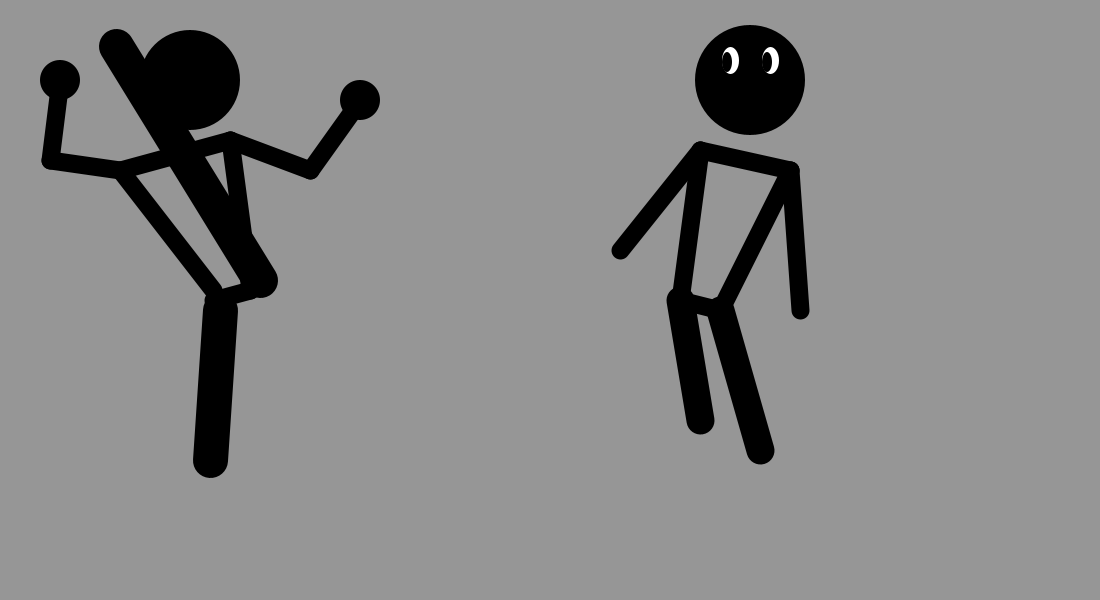
Frame 1 (no input)
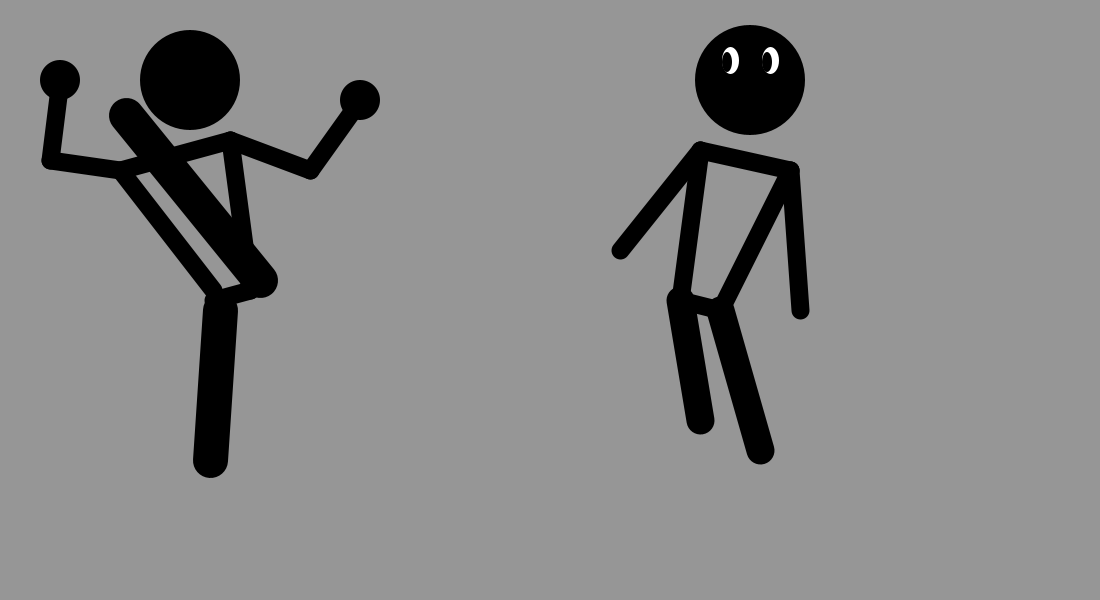
Frame 60 (the mouse pressed at the canvas centre just before this capture)
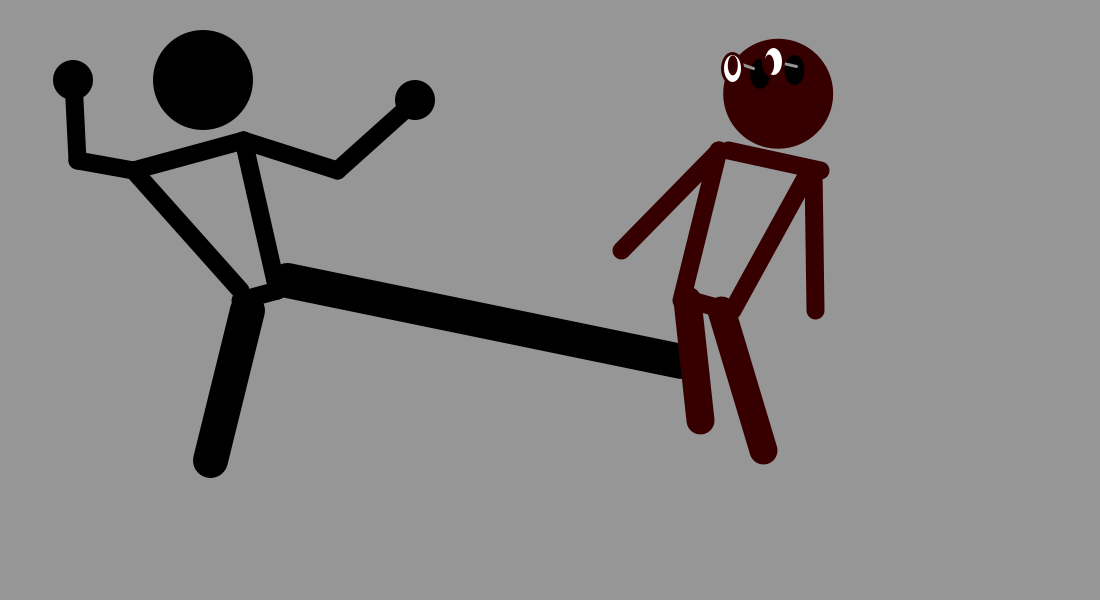
Frame 120 (the mouse held since frame 60 and released just before this capture)

The Processing sketch that drew these frames (run headless with seeded random() and noise(); from frame 60 on, the mouse is pressed at the canvas centre):

// Processing sketch: processing_71416
// ── processing_71416.pde


void setup(){
  size(1100,600);
  smooth();
   //background(255);
   frameRate( 50);
}

void draw(){
  background(150);  
  stroke(0);
  strokeWeight( 35);
   line(mouseX/20+260,280,mouseX+ random(180),mouseY + random(180));
   
   stroke(0);
  strokeWeight( 18);
   line(mouseX/20+250,290,mouseX/40+230,140);
   
   //111
   stroke(0);
  strokeWeight( 18);
   line(mouseX/20+213,290,mouseX/40+120,170);
   
   
   stroke(0);
  strokeWeight( 18);
   line(mouseX/40+230,140,mouseX/40+120,170);
   //feet
   stroke(0);
  strokeWeight( 35);
   line(mouseX/20+220,310,210,460);
   
   stroke(0);
  strokeWeight( 18);
   line(mouseX/20+250,290,mouseX/20+213,300);
   
   //hands1
stroke(0);
strokeWeight( 18);
line(mouseX/40+120,170,mouseX/20+50,160);

stroke(0);
strokeWeight( 18);
line(mouseX/20+50,160,mouseX/40+60,80);

//hands2
   stroke(0);
  strokeWeight( 18);
   line(mouseX/40+230,140,mouseX/20+310,170);
   
  stroke(0);
  strokeWeight( 18);
   line(mouseX/20+310,170,mouseX/10+360,100);
   
  noStroke();
  fill(0);
  ellipseMode(CENTER);
  ellipse(mouseX/40+190,80,100,100);
  
  noStroke();
  fill(0);
  ellipseMode(CENTER);
  ellipse(mouseX/40+60,80,40,40);
  
  noStroke();
  fill(0);
  ellipseMode(CENTER);
  ellipse(mouseX/10+360,100,40,40);
  
//man2 , head
  noStroke();
  fill(mouseX/10,0,0);
  ellipseMode(CENTER);
  ellipse( 750 + random(mouseX/30) + mouseX/30,80 + random(mouseX/30),110,110);
//---
  stroke(mouseX/10,0,0);
  strokeWeight( 18);
  line(700 + random(mouseX/30) + mouseX/30,150,790 + random(mouseX/30) + mouseX/30,170);
  //  /
  stroke(mouseX/10,0,0);
  strokeWeight( 18);
  line(700 + random(mouseX/30) + mouseX/30,150,680 + random(mouseX/30),300);
  
  stroke(mouseX/10,0,0);
  strokeWeight( 18);
  line(700 + random(mouseX/30) + mouseX/30,150,620 + random(mouseX/30),250);
  
  //  /2
  stroke(mouseX/10,0,0);
  strokeWeight( 18);
  line(790 + random(mouseX/30) + mouseX/30,170,720 + random(mouseX/30),310);
  
  stroke(mouseX/10,0,0);
  strokeWeight( 18);
  line(790 + random(mouseX/30) + mouseX/30,170,800 + random(mouseX/30),310);
// ---down
  stroke(mouseX/10,0,0);
  strokeWeight( 18);
  line(680 + random(mouseX/30),300,720 + random(mouseX/30),310);
  
  stroke(mouseX/10,0,0);
  strokeWeight( 28);
  line(680 + random(mouseX/30),300,700 + random(mouseX/30),420);
  
  stroke(mouseX/10,0,0);
  strokeWeight( 28);
  line(720 + random(mouseX/30),310,760 + random(mouseX/30),450);

//eyes,left
   noStroke();
  fill(0);
  ellipseMode(CENTER);
  ellipse( 730 + random(mouseX/40) + mouseX/30,60 + random(mouseX/40) + mouseX/80,20,30);

 stroke(150);
  strokeWeight( 3);
  line(730,60,730 + random(mouseX/40) + mouseX/30,60 + random(mouseX/40) + mouseX/80);

 stroke(mouseX/10,0,0);
  fill(255);
  ellipseMode(CENTER);
  ellipse( 730 + random(mouseX/60),60 + random(mouseX/60),20,30);
  
  noStroke();
  fill(mouseX/10,0,0);
  ellipseMode(CENTER);
  ellipse( 727 + random(mouseX/60),62 + random(mouseX/60),10,20);
//eyes,right
   noStroke();
  fill(0);
  ellipseMode(CENTER);
  ellipse( 770 + random(mouseX/40) + mouseX/30,60 + random(mouseX/40) + mouseX/80,20,30);

 stroke(150);
  strokeWeight( 3);
  line(770,60,770 + random(mouseX/40) + mouseX/30,60 + random(mouseX/40) + mouseX/80);

 stroke(mouseX/10,0,0);
  fill(255);
  ellipseMode(CENTER);
  ellipse( 770 + random(mouseX/60),60 + random(mouseX/60),20,30);
  
  noStroke();
  fill(mouseX/10,0,0);
  ellipseMode(CENTER);
  ellipse( 767 + random(mouseX/60),62 + random(mouseX/60),10,20);



}
